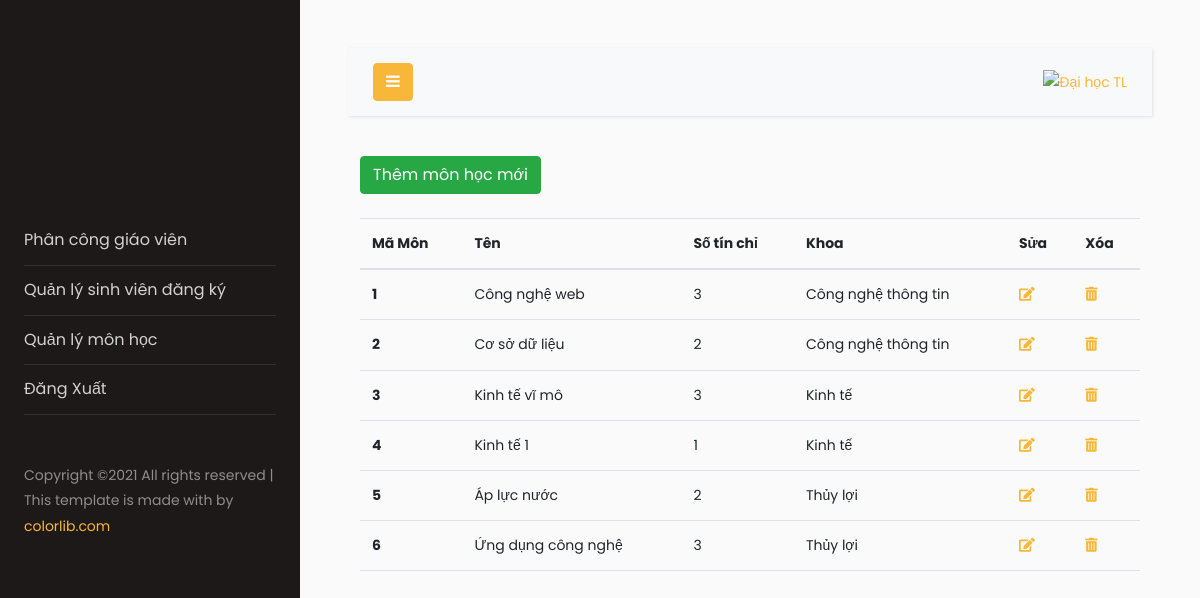
Screenshot of /admin/monhoc.php (signed in) with the database file from the repository.
### tables this page shows
CREATE TABLE `monhoc` (
  `MaMon` int(11) NOT NULL,
  `Ten` varchar(225) NOT NULL,
  `SoTC` int(11) NOT NULL,
  `MaKhoa` int(11) NOT NULL
);

CREATE TABLE `khoa` (
  `MaKhoa` int(11) NOT NULL,
  `Ten` varchar(225) NOT NULL
);

### admin/monhoc.php (the view)
<?php
include("header.php")
?>
<main>
    <div class="container-sm my-4">
        <a href="themMon.php" class="btn btn-success">Thêm môn học mới</a>
    </div>
    <div class="container-sm my-3">
        <table class="table">
            <thead>
                <tr>
                    <th scope="col">Mã Môn</th>
                    <th scope="col">Tên</th>
                    <th scope="col">Số tín chỉ</th>
                    <th scope="col">Khoa</th>
                    <th scope="col">Sửa</th>
                    <th scope="col">Xóa</th>
                </tr>
            </thead>
            <tbody>
                <?php
                include("./config/db.php");
                $sql = "SELECT monhoc.MaMon, monhoc.Ten as tenMon, monhoc.SoTC, khoa.Ten as tenKhoa
                FROM monhoc, khoa WHERE monhoc.MaKhoa = khoa.MaKhoa";
                $result = mysqli_query($connect, $sql);
                $count = mysqli_num_rows($result);
                if ($count > 0) {
                    while ($row = mysqli_fetch_assoc($result)) {
                        echo '<tr>';
                        echo '<th scope="row">' . $row['MaMon'] . '</th>';
                        echo '<td>' . $row['tenMon'] . '</td>';
                        echo '<td>' . $row['SoTC'] . '</td>';
                        echo '<td>' . $row['tenKhoa'] . '</td>';
                        echo '<td><a href="suaMon.php?MaMon=' . $row['MaMon'] . '"><i class="fas fa-edit"></i></a></td>';
                        echo '<td><a href="xoaMon.php?MaMon=' . $row['MaMon'] . '"><i class="fas fa-trash-alt"></i></a></td>';
                        echo '</tr>';
                    }
                }
                ?>
            </tbody>
        </table>
    </div>
</main>
<?php
include("footer.php")
?>

### rows the page displays
monhoc: MaMon "1", Ten "Công nghệ web", SoTC "3", MaKhoa.Ten "Công nghệ thông tin"
monhoc: MaMon "2", Ten "Cơ sở dữ liệu", SoTC "2", MaKhoa.Ten "Công nghệ thông tin"
monhoc: MaMon "3", Ten "Kinh tế vĩ mô", SoTC "3", MaKhoa.Ten "Kinh tế"
monhoc: MaMon "4", Ten "Kinh tế 1", SoTC "1", MaKhoa.Ten "Kinh tế"
monhoc: MaMon "5", Ten "Áp lực nước", SoTC "2", MaKhoa.Ten "Thủy lợi"
monhoc: MaMon "6", Ten "Ứng dụng công nghệ", SoTC "3", MaKhoa.Ten "Thủy lợi"
